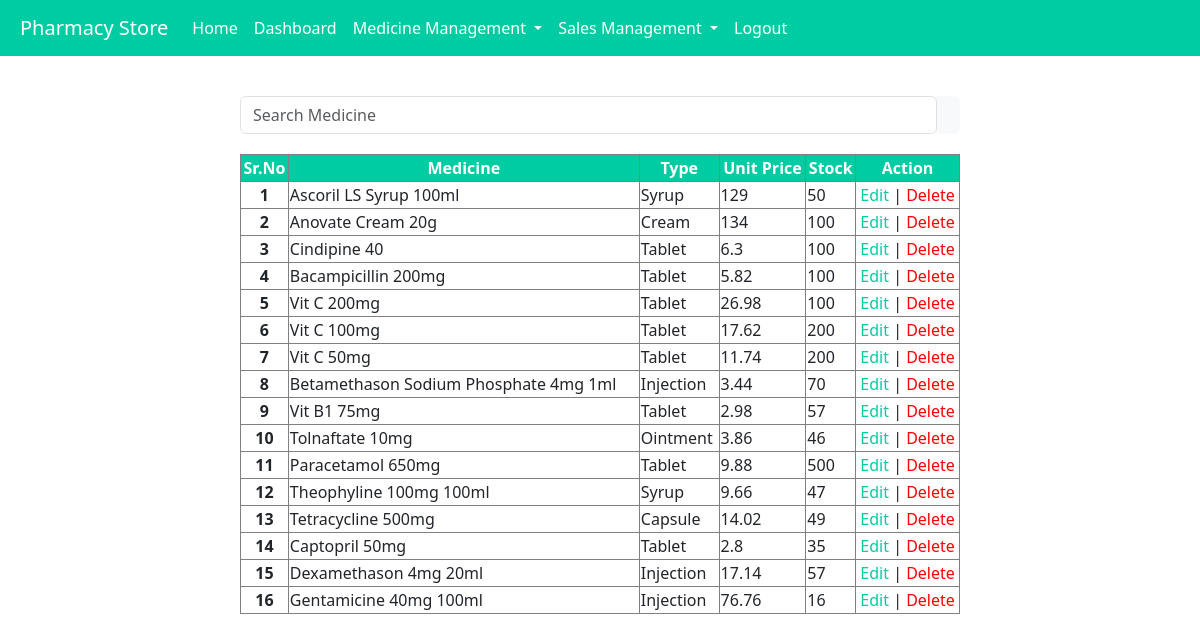
The page /controlpage on the database its author committed.
### app1/models.py (models this page shows, shortened)
class Medicine(models.Model):
    medicinename=models.CharField(max_length=50)
    medicinetype=models.CharField(max_length=50)
    medicinestock=models.CharField(max_length=50)
    medicineprice=models.CharField(max_length=50)

### app1/views.py (the view)
# urls.py: path('controlpage',views.controlpage),
def controlpage(request):
    data = Medicine.objects.all()
    return render(request,'controlpage.html',{'data':data})

### template/controlpage.html (shortened to what this page needs)
<!DOCTYPE html>
<html lang="en">
<head>
    <link href="https://cdn.jsdelivr.net/npm/bootstrap@5.3.2/dist/css/bootstrap.min.css" rel="stylesheet">
</head>
</head>
<body>
<nav class="navbar navbar-expand-lg navbar-light ">
  <a class="navbar-brand" style="margin-left:20px">Pharmacy Store</a>
  <div class="collapse navbar-collapse" id="navbarNav">
    <ul class="navbar-nav">
      <li class="nav-item active">
        <a class="nav-link" href="controlpage">Home</a>
      </li>
      <li class="nav-item">
        <a class="nav-link" href="#">Dashboard</a>
      </li>
      <li class="nav-item dropdown">
        <a class="nav-link dropdown-toggle" id="medicineDropdown" role="button" data-toggle="dropdown" aria-haspopup="true" aria-expanded="false">
          Medicine Management
        </a>
       <li class="nav-item dropdown">
        <a class="nav-link dropdown-toggle" id="medicineDropdown1" role="button" data-toggle="dropdown" aria-haspopup="true" aria-expanded="false">
          Sales Management
        </a>
      </li>
      <li class="nav-item">
        <a class="nav-link" href="logout">Logout</a>
      </li>
    </ul>
  </div>
</nav>
<div class="input-group rounded" style="width:60%;margin:auto;margin-top:40px">
  <input  type="text" id="myInput" onkeyup="myFunction()" class="form-control rounded" placeholder="Search Medicine " aria-label="Search" aria-describedby="search-addon" />
  <span class="input-group-text border-0" id="search-addon">
  </span>
</div>
 <table id="myTable" class="table-bordered" style="margin-top:20px;">
  <thead  style="background-color:#00cca3;color:white;text-align:center">
    <tr>
      <th scope="col">Sr.No</th>
      <th scope="col">Medicine</th>
      <th scope="col">Type</th>
      <th scope="col">Unit Price</th>
      <th scope="col">Stock</th>
      <th scope="col">Action</th>
    </tr>
  </thead>
  <tbody>
  {% for i in data %}
    <tr>
      <td style="text-align:center;font-weight: bold;"></td>
      <td>{{i.medicinename}}</td>
      <td>{{i.medicinetype}}</td>
      <td>{{i.medicineprice}}</td>
      <td>{{i.medicinestock}}</td>
        <td style="text-align:center">
            <a style="color:#00cca3"  class="action"  href="editmedicine/{{ i.id }}"> Edit</a> |
            <a style="color:red"  class="action"  href="deletemedicine/{{ i.id }}"  >Delete</a>
        </td>
    </tr>
  {% endfor %}
  </tbody>
</table>
 </body>
</html>

### template/controlpage.html (style rules this page uses)
body { background-color:white; counter-reset: Serial; }
nav,.modal-header,.btn { background-color:#00cca3; }
.navbar-brand,.nav-link { color:white; }
table { width:60%; margin:auto; }
tr td:first-child:before { counter-increment: Serial; content: counter(Serial); }
.action { text-decoration:none; }

### rows shown on the page
Medicine: medicinename "Ascoril LS Syrup 100ml", medicinetype "Syrup", medicineprice "129", medicinestock "50"
Medicine: medicinename "Anovate Cream 20g", medicinetype "Cream", medicineprice "134", medicinestock "100"
Medicine: medicinename "Cindipine 40", medicinetype "Tablet", medicineprice "6.3", medicinestock "100"
Medicine: medicinename "Bacampicillin 200mg", medicinetype "Tablet", medicineprice "5.82", medicinestock "100"
Medicine: medicinename "Vit C 200mg", medicinetype "Tablet", medicineprice "26.98", medicinestock "100"
Medicine: medicinename "Vit C 100mg", medicinetype "Tablet", medicineprice "17.62", medicinestock "200"
Medicine: medicinename "Vit C 50mg", medicinetype "Tablet", medicineprice "11.74", medicinestock "200"
Medicine: medicinename "Betamethason Sodium Phosphate 4mg 1ml", medicinetype "Injection", medicineprice "3.44", medicinestock "70"
Medicine: medicinename "Vit B1 75mg", medicinetype "Tablet", medicineprice "2.98", medicinestock "57"
Medicine: medicinename "Tolnaftate 10mg", medicinetype "Ointment", medicineprice "3.86", medicinestock "46"
Medicine: medicinename "Paracetamol 650mg", medicinetype "Tablet", medicineprice "9.88", medicinestock "500"
Medicine: medicinename "Theophyline 100mg 100ml", medicinetype "Syrup", medicineprice "9.66", medicinestock "47"
Medicine: medicinename "Tetracycline 500mg", medicinetype "Capsule", medicineprice "14.02", medicinestock "49"
Medicine: medicinename "Captopril 50mg", medicinetype "Tablet", medicineprice "2.8", medicinestock "35"
Medicine: medicinename "Dexamethason 4mg 20ml", medicinetype "Injection", medicineprice "17.14", medicinestock "57"
Medicine: medicinename "Gentamicine 40mg 100ml", medicinetype "Injection", medicineprice "76.76", medicinestock "16"
